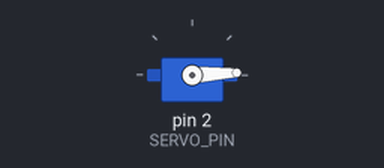
A sketch run on a simulated Arduino Uno, built with avr-gcc and run on an emulated ATmega328P. Parts: servo.

Above: at 0.05 s.
At 1.3 s:
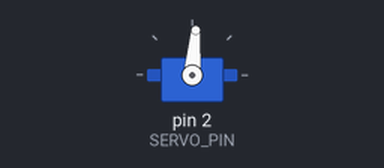
At 2.6 s:
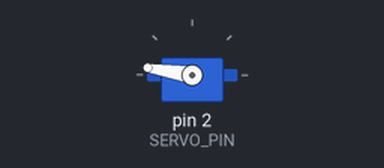
At 5.2 s:
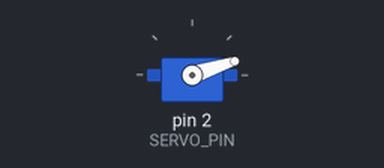
Timing chart, 0 to 7.1 s (numbered marks = the images above):
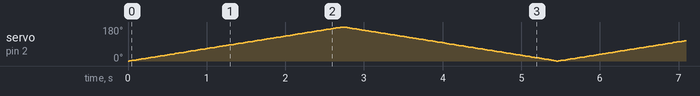

The sketch:

servo.ino
```cpp
/**
 * estape11 2024
 */

#include <Servo.h>

#define SERVO_PIN 2

Servo servoMotor;  // creates servo object to control a servo
// up to twelve servo objects can be created on most boards

int position = 0;    // variable to store the servo position

void setup() {
  servoMotor.attach(SERVO_PIN);  // attaches the servo on pin 2 to the servo object
}

void loop() {
  for (position = 0; position <= 180; position += 1) { // goes from 0 degrees to 180 degrees
    // in steps of 1 degree
    servoMotor.write(position);              // tell servo to go to position in variable 'position'
    delay(15);                       // waits 15ms for the servo to reach the position
  }
  for (position = 180; position >= 0; position -= 1) { // goes from 180 degrees to 0 degrees
    servoMotor.write(position);              // tell servo to go to position in variable 'position'
    delay(15);                       // waits 15ms for the servo to reach the position
  }
}
```
